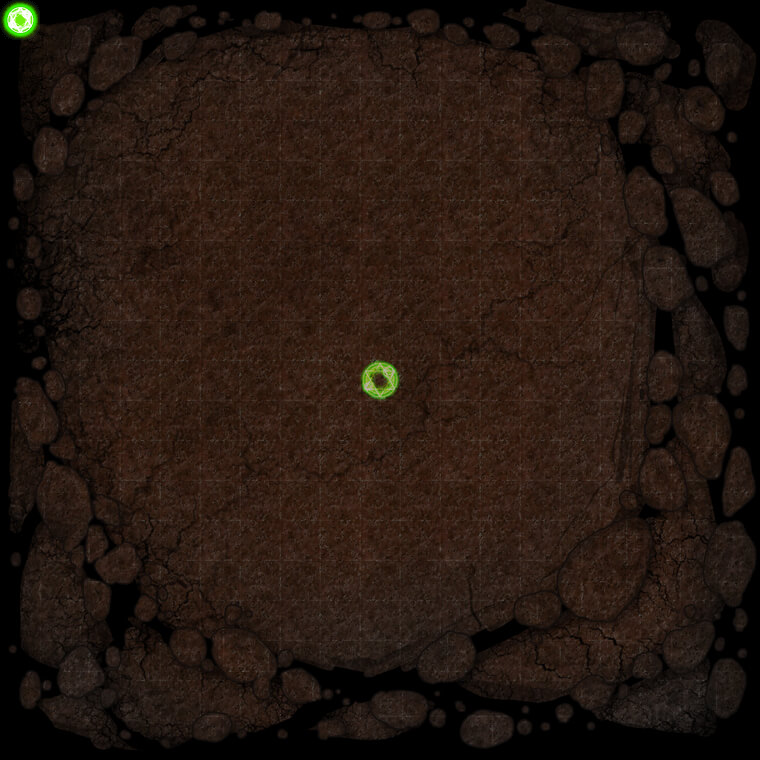

The image is a tile-based game level rendered from a .tmx file. Its description and source (layers, tilesets, objects; grid data summarised) follow:
An orthogonal 19x19 tile map with 40x40 px tiles, 4 tile layers (mapLayer, objLayer, flagLayer, playerLayer), 2 tilesets.

<map version="1.0" orientation="orthogonal" renderorder="left-up" width="19" height="19" tilewidth="40" tileheight="40" nextobjectid="1">
 <tileset firstgid="1" name="landmark" tilewidth="40" tileheight="40" tilecount="100">
  <image source="landmark.png" width="400" height="400" />
 </tileset>
 <tileset firstgid="101" name="map16" tilewidth="40" tileheight="40" tilecount="361">
  <image source="map17.jpg" width="760" height="760" />
 </tileset>
 <layer name="mapLayer" width="19" height="19">
  <data>[361 cells, 361 non-empty, 361 distinct tile ids]</data>
 </layer>
 <layer name="objLayer" width="19" height="19">
  <data>[361 cells, 1 non-empty, 1 distinct tile ids]</data>
 </layer>
 <layer name="flagLayer" width="19" height="19">
  <data>[361 cells, 1 non-empty, 1 distinct tile ids]</data>
 </layer>
 <layer name="playerLayer" width="19" height="19">
  <data>[361 cells, 1 non-empty, 1 distinct tile ids]</data>
 </layer>
</map>
